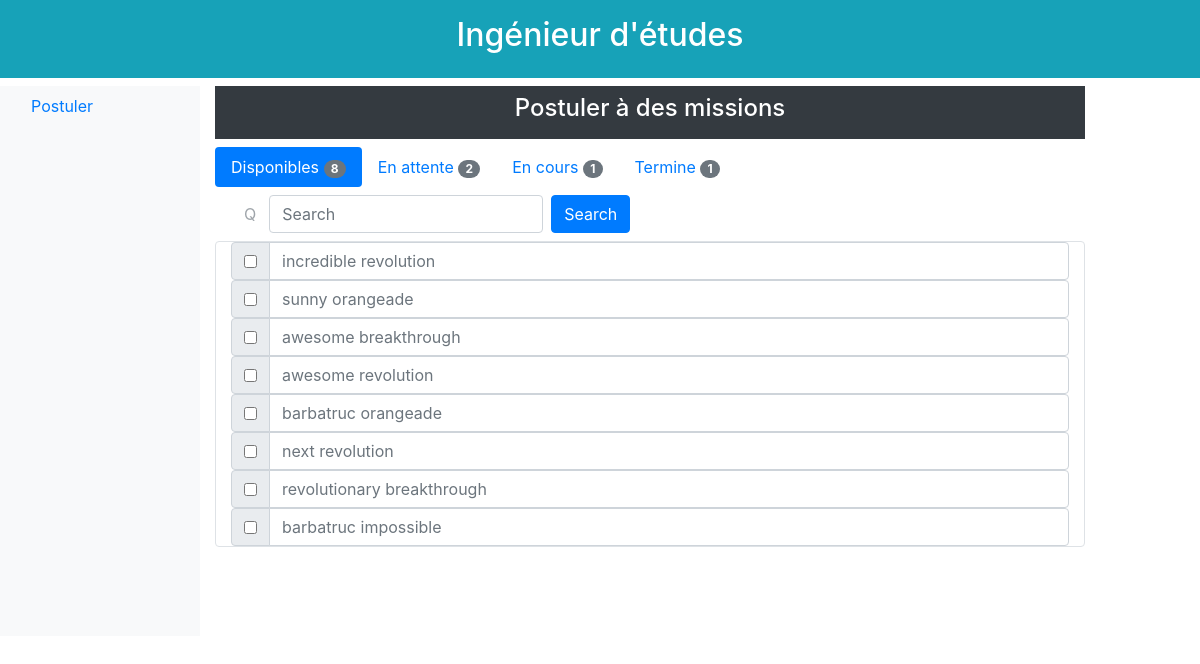
The page /3/etude/postuler/disponibles/ on the database its author committed.
### database/models.py (models this page shows)
class Mission(db.Model):
    id = db.Column(db.Integer, primary_key=True)
    titre = db.Column(db.String(64), unique=True)
    description = db.Column(db.Text, unique=True)
    effectifs_max = db.Column(db.Integer)
    prix_vente = db.Column(db.Integer)
    statut = db.Column(db.Text)
    date_creation = db.Column(db.DateTime)
    responsable_id = db.Column(db.Integer, db.ForeignKey('ingenieur.id'))
    souhaits = db.relationship('Souhait', backref='mission', lazy='dynamic')
    besoins = db.relationship('Besoin', backref='mission', lazy='dynamic')
    affectations = db.relationship('Affectation', backref='mission', lazy='dynamic')

### app.py (the view)
@app.route('/<id>/etude/postuler/<etat>/')
def onglet_etude(id, etat):
    engineerObserve = get_engineer_by_id(id)
    listOfMissionsAvalable = get_mission_possible_of_inge(id)
    listOfMissionsGoingOn = get_mission_en_cours_of_inge(id)
    listOfMissionsWaiting = get_mission_en_attente_of_inge(id)
    listOfMissionsClosed = get_mission_termine_of_inge(id)
    if (etat == "disponibles"):
        listToShow = listOfMissionsAvalable
    elif (etat == "enAttente"):
        listToShow = listOfMissionsWaiting
    elif (etat == "enCours"):
        listToShow = listOfMissionsGoingOn
    elif (etat == "termine"):
        listToShow = listOfMissionsClosed
    else:
        error_page_404("tab doesn't exist")
    return render_template("homepage_etude_postuler_grille.html.jinja2",
                           id=id
                           , etat=etat
                           , listOfMissionsAvalableLength=len(listOfMissionsAvalable)
                           , listOfMissionsWaitingLength=len(listOfMissionsWaiting)
                           , listOfMissionsGoingOnLength=len(listOfMissionsGoingOn)
                           , listOfMissionsClosedLength=len(listOfMissionsClosed)
                           , listToShow=listToShow
                           )

### database/functions.py (called while the page is built)
def get_mission_by_id(mission_id):
    return Mission.query.filter_by(id=mission_id).first()

def get_postulant_by_mission(id_mission):
    return [get_engineer_by_id(s.ingenieur_id) for s in Souhait.query.filter_by(mission_id=id_mission).all()]

def get_participants_actuels_of_mission(mission_id):
    mission = get_mission_by_id(mission_id)
    id_inges = [a.ingenieur_id for a in list(mission.affectations)]
    participants = [get_engineer_by_id(id) for id in id_inges]
    return participants

def get_engineer_by_id(engineer_id):
    return Ingenieur.query.filter_by(id=engineer_id).first()

def get_mission_en_cours_of_inge(inge_id):  # def de clore avec ouverte
    inge = get_engineer_by_id(inge_id)
    id_missions = [a.mission_id for a in list(inge.affectations)]
    missions = [get_mission_by_id(id) for id in id_missions]
    missions_en_cours = []
    for m in missions:
        affectations = get_all_affectations_inge_mission(inge_id, m.id)
        ajouter = False
        for a in affectations:
            if a.date_fin >= datetime.now():
                ajouter = True
        if ajouter:
            missions_en_cours.append(m)
    return missions_en_cours

def get_mission_termine_of_inge(inge_id):  # def de clore avec ouverte
    inge = get_engineer_by_id(inge_id)
    id_missions = [a.mission_id for a in list(inge.affectations)]
    missions = [get_mission_by_id(id) for id in id_missions]
    missions_termines = []
    for m in missions:
        affectations = get_all_affectations_inge_mission(inge_id, m.id)
        ajouter = True
        for a in affectations:
            if a.date_fin >= datetime.now():
                ajouter = False
        if ajouter:
            missions_termines.append(m)
    return missions_termines

def get_mission_en_attente_of_inge(inge_id):
    souhaits = [s.mission_id for s in Souhait.query.filter_by(ingenieur_id=inge_id).all()]
    missions = [get_mission_by_id(id) for id in souhaits]
    return missions

def get_all_affectations_inge_mission(inge_id, mission_id):
    return Affectation.query.filter_by(ingenieur_id=inge_id, mission_id=mission_id).all()

### templates/homepage_etude_postuler_grille.html.jinja2
{% extends "homepage_etude_postuler.html.jinja2" %}
{% block gridMission %}
    <form>
        {% for mission in listToShow %}
            <div class="input-group">
                <div class="input-group-prepend">
                    <div class="input-group-text">
                        <input type="checkbox">
                    </div>
                </div>
                <input type="text" class="form-control" onclick="location.href='/{{ id }}/etude/postuler/{{ etat }}/vue/{{ mission.id }}/';" placeholder="{{ mission.titre }}">
            </div>
        {% endfor %}
    </form>
{% endblock %}

### rows shown on the page
Mission: titre "incredible revolution"
Mission: titre "sunny orangeade"
Mission: titre "awesome breakthrough"
Mission: titre "awesome revolution"
Mission: titre "barbatruc orangeade"
Mission: titre "next revolution"
Mission: titre "revolutionary breakthrough"
Mission: titre "barbatruc impossible"

### other values the page prints
{{ listOfMissionsAvalableLength }} "8"
{{ listOfMissionsWaitingLength }} "2"
{{ listOfMissionsGoingOnLength }} "1"
{{ listOfMissionsClosedLength }} "1"
